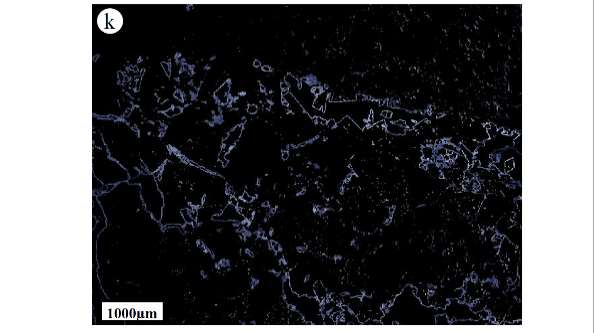
%> input picture Objects in class 2.png, 594 x 333 px, given in place of nano.jpg, which was not available
$ octave 'Kmean_Image Analyses.m'   (GNU Octave 9; MATLAB toolbox functions it lacks are replaced by stand-ins)
%> lines starting %> are read from the running program, lines starting %| are printed output that depends on the picture; in (x1, y1, x2, y2) boxes, pixels count from 0 and x2, y2 are one past the last pixel; in counts of white or black regions, pixels touching at a corner belong together; the program's own positions count from 1; pictures that were not available may be replaced by others from this repository, and a replacement may not be noted

% Segmentation of Bluedyed thin section


he = imread('nano.jpg');
%> he is the input picture: size 333x594x3 uint8; mean R, G, B 84.4, 84.7, 86.8

figure(1), imshow(he);

cform = makecform('srgb2lab');
lab_he = applycform(he,cform);
%> lab_he: size 333x594x3 uint8; mean of channels 1, 2, 3 84.8, 128.3, 126.8

ab = double(lab_he(:,:,2:3));
nrows = size(ab,1);
%> nrows = 333
ncols = size(ab,2);
%> ncols = 594
ab = reshape(ab,nrows*ncols,2);

nColors = input('nColors(Enter number of colors)=');
%> the answer given: 3
% repeat the clustering 3 times to avoid local minima
[cluster_idx cluster_center] = kmeans(ab,nColors,'distance','sqEuclidean', ...
                                      'Replicates',10);
%> cluster_center = [131.4 111.6; 128 127.8; 129.5 121]

pixel_labels = reshape(cluster_idx,nrows,ncols);
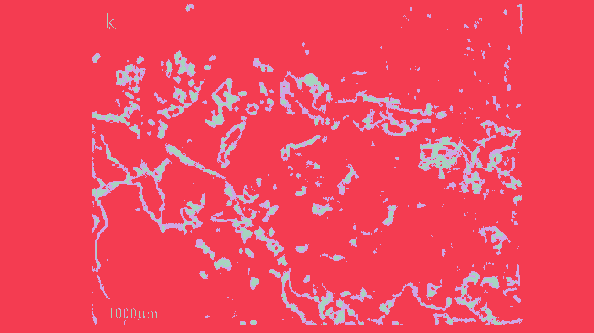
%> pixel_labels: size 333x594 double; 3 distinct labels, from 1 to 3; one colour per label, 0 black
%figure(2),imshow(pixel_labels,[]), title('image labeled by cluster index');
segmented_images = cell(1,3);
rgb_label = repmat(pixel_labels,[1 1 3]);
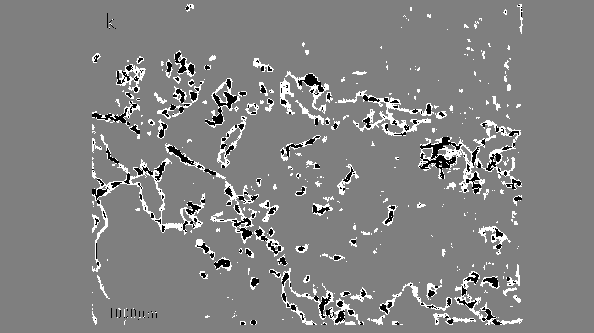
%> rgb_label: size 333x594x3 double; min 1, max 3, mean 2.03; drawn with min black and max white

for k = 1:nColors
    color = he;
    color(rgb_label ~= k) = 0;
    segmented_images{k} = color;
end
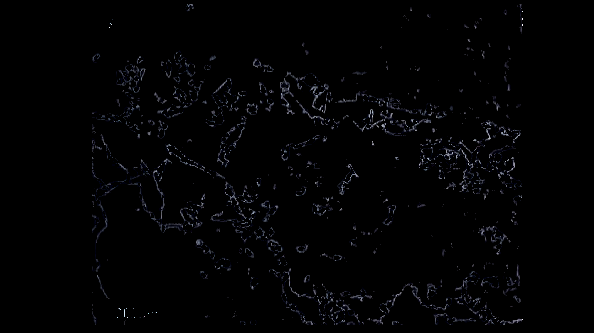
%> color: size 333x594x3 uint8; mean R, G, B 2.5, 2.5, 3.3
%> after the loop, segmented_images = 3 items

figure(2),imshow(segmented_images{1}), title('objects in class 1');
figure(3),imshow(segmented_images{2}), title('objects in class 2');
%> after `imshow(segmented_images{2})`:
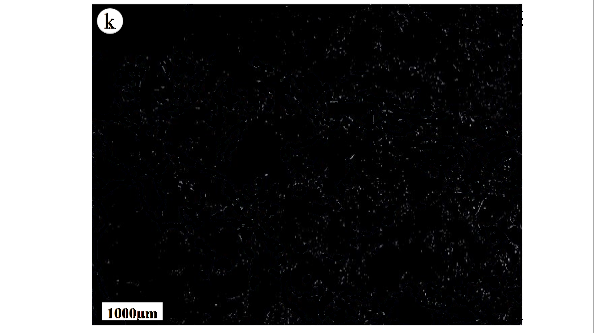
%> displayed picture: size 333x594x3, on the screen's scale of 0 to 255; mean R, G, B 80, 80, 80.5
figure(4),imshow(segmented_images{3}), title('objects in class 3');

%% Porosity Detection

if nColors==3

% Porosity Detection ---- Class 1

S1=rgb2gray(segmented_images{1});
%figure(5),imshow(S1);
level1 = graythresh(S1);
%> level1 = 0.153
bw1 = im2bw(S1,level1);
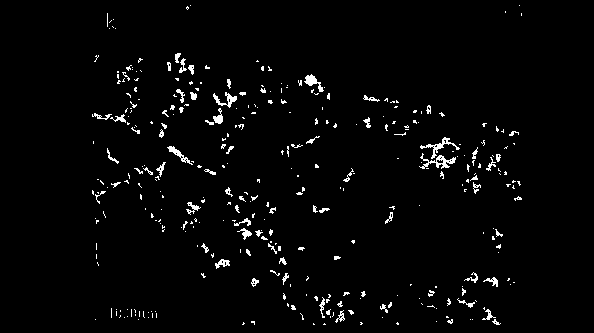
%> bw1: size 333x594 logical; 2.5% white in thin lines or dots, all inside (x1, y1, x2, y2) = (92, 5, 522, 325)


graindata1 = regionprops(bw1, 'all');
%> graindata1 = 345 regions; largest, box (x1, y1, x2, y2), Area, Centroid, MajorAxisLength, MinorAxisLength and Eccentricity: (419, 153, 456, 169) 203 [439.2 162.6] 39.74 13.78 0.938, (420, 137, 460, 159) 179 [439.9 147] 37.85 16.78 0.896, (213, 92, 237, 108) 139 [226.4 100.3] 26.79 14.27 0.846

[C1 B]=size(graindata1);
%> C1 = 345; B = 1
[V1 Y1]=size(bw1);
%> V1 = 333; Y1 = 594


Area1=zeros(1,0);

for c=1:C1

YY1=graindata1(c,1).Area;
Area1        =   [Area1 YY1];

end
%> this loop made 345 passes
%> YY1 on passes 17 to 19: 44, 1, 3
%> after the loop, Area1 = 345 values, max 203 at index 272, min 1 at index 6, mean 14.37

[V1 Y1]=size(bw1);
totalporosity1=100*sum(Area1)/(V1*Y1)
%> totalporosity1 = 2.51

 %Porosity Detection ---- Class 2

S2=rgb2gray(segmented_images{2});
%figure(6),imshow(S2);
level2 = graythresh(S2);
%> level2 = 0.5
bw2 = im2bw(S2,level2);
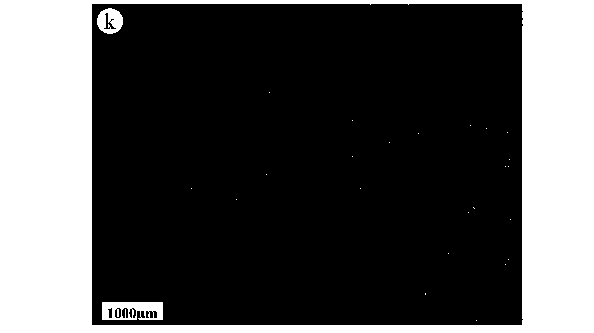
%> bw2: size 333x594 logical; 30.9% white; 26 white regions (23 under 20 px)


graindata2 = regionprops(bw2, 'all');
%> graindata2 = 26 regions; largest, box (x1, y1, x2, y2), Area, Centroid, MajorAxisLength, MinorAxisLength and Eccentricity: (0, 0, 594, 333) 59768 [274.4 171.6] 987.6 414.1 0.908, (102, 302, 163, 320) 840 [133 310.6] 74.34 21.93 0.956, (97, 8, 123, 34) 463 [110.7 21.4] 27.6 26.27 0.307

[C2 B2]=size(graindata2);
%> C2 = 26; B2 = 1
[V2 Y2]=size(bw2);
%> V2 = 333; Y2 = 594


Area2=zeros(1,0);

for c=1:C2

YY2=graindata2(c,1).Area;
Area2        =   [Area2 YY2];

end
%> this loop made 26 passes
%> (YY2, Area2) on passes 1 to 12: (59768, 59768), (463, [59768 463]), (840, [59768 463 840]), (1, [59768 463 840 1]), (1, [59768 463 840 1 1]), (1, [59768 463 840 1 1 1]), (1, [59768 463 840 1 1 1 1]), (1, [59768 463 840 1 1 1 1 1]), (1, [59768 463 840 1 1 1 1 1 1]), (1, [59768 463 840 1 1 1 1 1 1 1]), (1, [59768 463 840 1 1 1 1 1 1 1 1]), (1, [59768 463 840 1 1 1 1 1 1 1 1 1])
%> after the loop, Area2 = 26 values, max 59768 at index 1, min 1 at index 4, mean 2349.8

[V2 Y2]=size(bw2);
totalporosity2=100*sum(Area2)/(V2*Y2)
%> totalporosity2 = 30.89

%Porosity Detection ---- Class 3

S3=rgb2gray(segmented_images{3});
%figure(6),imshow(S3);
level3 = graythresh(S3);
%> level3 = 0.137
bw3 = im2bw(S3,level3);
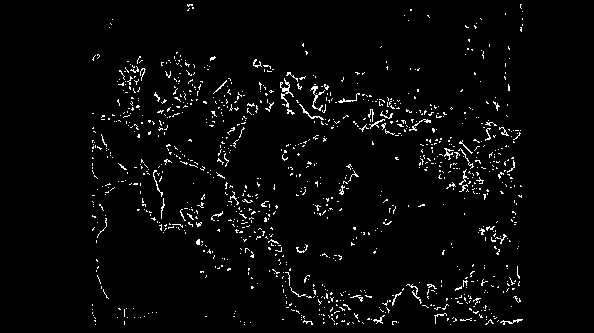
%> bw3: size 333x594 logical; 3% white in thin lines or dots, all inside (x1, y1, x2, y2) = (92, 4, 523, 325)


graindata3 = regionprops(bw3, 'all');
%> graindata3 = 1051 regions; largest, box (x1, y1, x2, y2), Area, Centroid, MajorAxisLength, MinorAxisLength and Eccentricity: (280, 78, 294, 108) 109 [286.2 92.4] 28.7 12.11 0.907, (310, 86, 325, 111) 91 [317 97.7] 31.14 12.56 0.915, (299, 104, 324, 120) 56 [311 114.5] 31.95 7.12 0.975

[C3 B3]=size(graindata3);
%> C3 = 1051; B3 = 1
[V3 Y3]=size(bw3);
%> V3 = 333; Y3 = 594


Area3=zeros(1,0);

for c=1:C3

YY3=graindata3(c,1).Area;
Area3        =   [Area3 YY3];

end
%> this loop made 1051 passes
%> YY3 on passes 17 to 19: 2, 3, 1
%> after the loop, Area3 = 1051 values, max 109 at index 468, min 1 at index 16, mean 5.56

[V3 Y3]=size(bw3);
totalporosity3=100*sum(Area3)/(V3*Y3)
%> totalporosity3 = 2.95

elseif nColors==2

% Porosity Detection ---- Class 1

S1=rgb2gray(segmented_images{1});
%figure(5),imshow(S1);
level1 = graythresh(S1);
bw1 = im2bw(S1,level1);


graindata1 = regionprops(bw1, 'all');

[C1 B]=size(graindata1);
[V1 Y1]=size(bw1);


Area1=zeros(1,0);

for c=1:C1

YY1=graindata1(c,1).Area;
Area1        =   [Area1 YY1];

end

[V1 Y1]=size(bw1);
totalporosity1=100*sum(Area1)/(V1*Y1)

 %Porosity Detection ---- Class 2

S2=rgb2gray(segmented_images{2});
%figure(6),imshow(S2);
level2 = graythresh(S2);
bw2 = im2bw(S2,level2);


graindata2 = regionprops(bw2, 'all');

[C2 B2]=size(graindata2);
[V2 Y2]=size(bw2);


Area2=zeros(1,0);

for c=1:C2

YY2=graindata2(c,1).Area;
Area2        =   [Area2 YY2];

end

[V2 Y2]=size(bw2);
totalporosity2=100*sum(Area2)/(V2*Y2)


end
